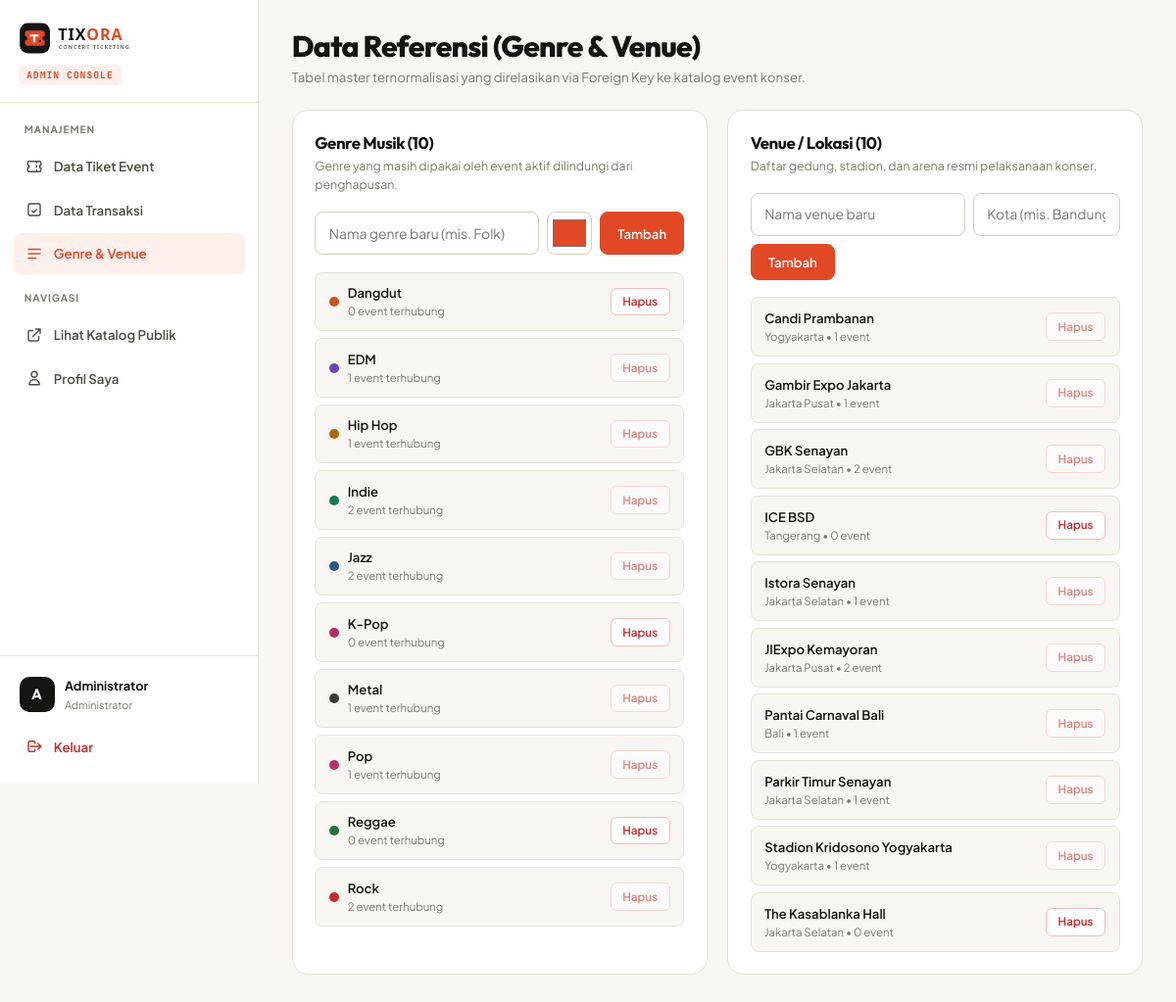
Page /admin/kelola.php (signed in) on the committed database.
### tables this page shows
CREATE TABLE `categories` (
  `id_category` INT UNSIGNED NOT NULL AUTO_INCREMENT,
  `name` VARCHAR(50) NOT NULL,
  `slug` VARCHAR(60) NOT NULL,
  `accent_color` VARCHAR(7) NOT NULL DEFAULT '#E04826',
  `created_at` TIMESTAMP NOT NULL DEFAULT CURRENT_TIMESTAMP,
  PRIMARY KEY (`id_category`),
  UNIQUE KEY `uq_categories_name` (`name`),
  UNIQUE KEY `uq_categories_slug` (`slug`)
);

CREATE TABLE `venues` (
  `id_venue` INT UNSIGNED NOT NULL AUTO_INCREMENT,
  `name` VARCHAR(100) NOT NULL,
  `city` VARCHAR(60) NOT NULL DEFAULT 'Indonesia',
  `created_at` TIMESTAMP NOT NULL DEFAULT CURRENT_TIMESTAMP,
  PRIMARY KEY (`id_venue`),
  UNIQUE KEY `uq_venues_name` (`name`)
);

### includes/functions.php (called while the page is built, shortened)
<?php
require_once __DIR__ . '/config.php';
require_once __DIR__ . '/security.php';
function ambilSemuaKategori(): array
{
    global $koneksi;
    $sql = 'SELECT c.*, COUNT(e.id_event) AS event_count
            FROM categories c
            LEFT JOIN events e ON e.id_category = c.id_category
            GROUP BY c.id_category
            ORDER BY c.name ASC';
    $res = $koneksi->query($sql);
    return $res ? $res->fetch_all(MYSQLI_ASSOC) : [];
}
function ambilSemuaVenue(): array
{
    global $koneksi;
    $sql = 'SELECT v.*, COUNT(e.id_event) AS event_count
            FROM venues v
            LEFT JOIN events e ON e.id_venue = v.id_venue
            GROUP BY v.id_venue
            ORDER BY v.name ASC';
    $res = $koneksi->query($sql);
    return $res ? $res->fetch_all(MYSQLI_ASSOC) : [];
}

### includes/security.php (called while the page is built, shortened)
<?php
function e(?string $value): string
{
    return htmlspecialchars((string) ($value ?? ''), ENT_QUOTES | ENT_SUBSTITUTE, 'UTF-8');
}

### admin/kelola.php (the view, shortened to what this page needs)
<?php
$categories = ambilSemuaKategori();
$venues     = ambilSemuaVenue();
require __DIR__ . '/../includes/partials/head.php';
?>
<body>
<div class="admin-wrapper">
    <?php require __DIR__ . '/../includes/partials/admin_sidebar.php'; ?>
    <main id="main-content" class="admin-content">
        <div class="admin-header">
            <div>
                <h1>Data Referensi (Genre &amp; Venue)</h1>
                <p>Tabel master ternormalisasi yang direlasikan via Foreign Key ke katalog event konser.</p>
            </div>
        </div>
        <div class="management-grid">
            <section class="management-card">
                <h2>Genre Musik (<?php echo count($categories); ?>)</h2>
                <p class="card-sub">Genre yang masih dipakai oleh event aktif dilindungi dari penghapusan.</p>
                <form method="POST" class="management-form">
                    <input type="text" name="nama_kategori" class="form-input" placeholder="Nama genre baru (mis. Folk)" required maxlength="50">
                    <input type="color" name="accent_color" value="#E04826" title="Warna aksen genre" style="width: 46px; height: 44px; padding: 3px; border: 1px solid var(--border-strong); border-radius: var(--radius-sm); background: #fff; cursor: pointer;">
                    <button type="submit" name="tambah_kategori" value="1" class="button primary">Tambah</button>
                </form>
                <div class="management-list">
                    <?php foreach ($categories as $cat): ?>
                        <div class="management-item">
                            <div class="management-item-info">
                                <span class="color-dot" style="background: <?php echo e($cat['accent_color']); ?>;"></span>
                                <div>
                                    <div class="management-item-name"><?php echo e($cat['name']); ?></div>
                                    <div class="management-item-sub"><?php echo (int) $cat['event_count']; ?> event terhubung</div>
                                </div>
                            </div>
                            <form method="POST" style="margin: 0;">
                                <button type="submit" name="hapus_kategori" value="1"
                                        class="button danger-outline button-sm"
                                        <?php echo (int) $cat['event_count'] > 0 ? 'disabled title="Sedang digunakan oleh event"' : ''; ?>>
                                    Hapus
                                </button>
                            </form>
                        </div>
                    <?php endforeach; ?>
                </div>
            </section>
            <section class="management-card">
                <h2>Venue / Lokasi (<?php echo count($venues); ?>)</h2>
                <p class="card-sub">Daftar gedung, stadion, dan arena resmi pelaksanaan konser.</p>
                <form method="POST" class="management-form">
                    <input type="text" name="nama_venue" class="form-input" placeholder="Nama venue baru" required maxlength="100">
                    <input type="text" name="kota_venue" class="form-input" placeholder="Kota (mis. Bandung)" style="max-width: 150px;" required maxlength="60">
                    <button type="submit" name="tambah_venue" value="1" class="button primary">Tambah</button>
                </form>
                <div class="management-list">
                    <?php foreach ($venues as $ven): ?>
                        <div class="management-item">
                            <div class="management-item-info">
                                <div>
                                    <div class="management-item-name"><?php echo e($ven['name']); ?></div>
                                    <div class="management-item-sub"><?php echo e($ven['city']); ?> &bull; <?php echo (int) $ven['event_count']; ?> event</div>
                                </div>
                            </div>
                            <form method="POST" style="margin: 0;">
                                <button type="submit" name="hapus_venue" value="1"
                                        class="button danger-outline button-sm"
                                        <?php echo (int) $ven['event_count'] > 0 ? 'disabled title="Sedang digunakan oleh event"' : ''; ?>>
                                    Hapus
                                </button>
                            </form>
                        </div>
                    <?php endforeach; ?>
                </div>
            </section>
        </div>
    </main>
</div>
</body>
</html>

### assets/css/style.css (style rules this page uses)
:root { --accent: #E04826; --accent-hover: #C23819; --accent-soft: #FDF0EC; --accent-border: #F7C7BA; --canvas: #F7F6F2; --surface: #FFFFFF; --surface-sub: #F1EFE8; --surface-hover: #EAE7DE; --border: #E5E2D8; --border-strong: #D3CFC2; --ink: #141413; --ink-secondary: #4F4D47; --ink-muted: #7B786F; --success: #157A52; --success-soft: #E9F7F0; --success-bd: #BCE3D0; --warning: #B26408; --warning-soft: #FEF6E6; --warning-bd: #F6D89B; --danger: #C42B2B; --danger-soft: #FDECEC; --danger-bd: #F5BCBC; --info: #2B5B84; --info-soft: #EDF4FA; --info-bd: #BFD6EB; --radius-xs: 6px; --radius-sm: 8px; --radius-md: 12px; --radius-lg: 16px; --radius-xl: 22px; --radius-pill: 999px; --shadow-xs: 0 1px 2px rgba(20, 20, 19, 0.05); --shadow-sm: 0 2px 8px rgba(20, 20, 19, 0.06), 0 1px 2px rgba(20, 20, 19, 0.04); --shadow-md: 0 12px 28px -6px rgba(20, 20, 19, 0.10), 0 4px 10px -4px rgba(20, 20, 19, 0.05); --shadow-lg: 0 24px 48px -12px rgba(20, 20, 19, 0.18); --ease: cubic-bezier(0.2, 0.8, 0.2, 1); --z-sticky: 100; --z-overlay: 150; --z-drawer: 160; --z-toggle: 200; --z-modal: 300; }
*, *::before, *::after { margin: 0; padding: 0; box-sizing: border-box; }
html { font-size: 15px; scroll-behavior: smooth; }
body { font-family: 'Plus Jakarta Sans', system-ui, -apple-system, sans-serif; color: var(--ink); background-color: var(--canvas); line-height: 1.6; -webkit-font-smoothing: antialiased; min-height: 100dvh; display: flex; flex-direction: column; }
h1, h2, h3, .display-font { font-family: 'Outfit', 'Plus Jakarta Sans', sans-serif; letter-spacing: -0.025em; color: var(--ink); text-wrap: balance; }
h1 { font-size: 2rem; font-weight: 800; line-height: 1.15; }
h2 { font-size: 1.4rem; font-weight: 700; line-height: 1.2; }
.button { display: inline-flex; align-items: center; justify-content: center; gap: 0.45rem; padding: 0.65rem 1.15rem; font-size: 0.875rem; font-weight: 600; border-radius: var(--radius-sm); border: 1px solid transparent; cursor: pointer; font-family: inherit; line-height: 1.2; white-space: nowrap; transition: transform 0.15s var(--ease), background-color 0.18s var(--ease), border-color 0.18s var(--ease), color 0.18s var(--ease), box-shadow 0.18s var(--ease); }
.button:disabled { opacity: 0.55; cursor: not-allowed; }
.button-sm { padding: 0.42rem 0.78rem; font-size: 0.78rem; border-radius: var(--radius-xs); }
.button.primary { background: var(--accent); color: #fff; border-color: var(--accent); }
.button.danger-outline { background: var(--surface); color: var(--danger); border-color: var(--danger-bd); }
.form-input, .form-select, textarea.form-input { width: 100%; height: 44px; padding: 0 0.9rem; font-size: 0.925rem; font-family: inherit; color: var(--ink); background: var(--surface); border: 1px solid var(--border-strong); border-radius: var(--radius-sm); transition: border-color 0.18s var(--ease), box-shadow 0.18s var(--ease); }
.admin-wrapper { display: flex; min-height: 100dvh; background: var(--canvas); }
.admin-content { flex: 1; min-width: 0; padding: 2rem 2.25rem 3.5rem; }
.admin-header { display: flex; justify-content: space-between; align-items: flex-end; gap: 1rem; flex-wrap: wrap; margin-bottom: 1.5rem; }
.admin-header p { color: var(--ink-muted); font-size: 0.8875rem; margin-top: 0.25rem; }
.management-grid { display: grid; grid-template-columns: repeat(2, 1fr); gap: 1.35rem; }
.management-card { background: var(--surface); border: 1px solid var(--border); border-radius: var(--radius-lg); padding: 1.5rem; }
.management-card h2 { font-size: 1.125rem; margin-bottom: 0.25rem; }
.management-card .card-sub { font-size: 0.825rem; color: var(--ink-muted); margin-bottom: 1.15rem; }
.management-form { display: flex; gap: 0.55rem; margin-bottom: 1.15rem; flex-wrap: wrap; }
.management-form .form-input { flex: 1; min-width: 140px; }
.management-list { display: flex; flex-direction: column; gap: 0.45rem; }
.management-item { display: flex; align-items: center; justify-content: space-between; gap: 0.75rem; padding: 0.65rem 0.9rem; background: var(--canvas); border: 1px solid var(--border); border-radius: var(--radius-sm); }
.management-item-info { display: flex; align-items: center; gap: 0.6rem; min-width: 0; }
.color-dot { width: 10px; height: 10px; border-radius: 50%; flex-shrink: 0; }
.management-item-name { font-size: 0.875rem; font-weight: 600; color: var(--ink); }
.management-item-sub { font-size: 0.76rem; color: var(--ink-muted); }

### rows in the picture
categories: name "Dangdut", event_count "0"
categories: name "EDM", event_count "1"
categories: name "Hip Hop", event_count "1"
categories: name "Indie", event_count "2"
categories: name "Jazz", event_count "2"
categories: name "K-Pop", event_count "0"
categories: name "Metal", event_count "1"
categories: name "Pop", event_count "1"
categories: name "Reggae", event_count "0"
categories: name "Rock", event_count "2"
venues: name "Candi Prambanan", city "Yogyakarta", event_count "1"
venues: name "Gambir Expo Jakarta", city "Jakarta Pusat", event_count "1"
venues: name "GBK Senayan", city "Jakarta Selatan", event_count "2"
venues: name "ICE BSD", city "Tangerang", event_count "0"
venues: name "Istora Senayan", city "Jakarta Selatan", event_count "1"
venues: name "JIExpo Kemayoran", city "Jakarta Pusat", event_count "2"
venues: name "Pantai Carnaval Bali", city "Bali", event_count "1"
venues: name "Parkir Timur Senayan", city "Jakarta Selatan", event_count "1"
venues: name "Stadion Kridosono Yogyakarta", city "Yogyakarta", event_count "1"
venues: name "The Kasablanka Hall", city "Jakarta Selatan", event_count "0"

### other values in the picture
$adminInitial "A"
$adminName "Administrator"
count($categories) "10"
count($venues) "10"
